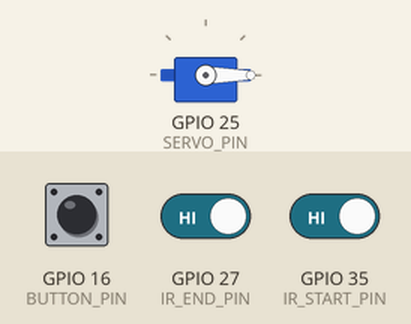
Simulated run of this sketch. Board: ESP32. On the bench: servo. Inputs (shaded band) come from the test bench; at power-on: GPIO 16 (BUTTON_PIN) HIGH, GPIO 35 (IR_START_PIN) HIGH, GPIO 27 (IR_END_PIN) HIGH. What the sketch prints to the serial monitor is not drawn.

Above: at 1.2 s.
1.3 s: GPIO 16 (BUTTON_PIN) pulled LOW for 0.15 s
2.9 s: GPIO 35 (IR_START_PIN) driven LOW
4.4 s: GPIO 27 (IR_END_PIN) driven LOW
At 4.8 s:
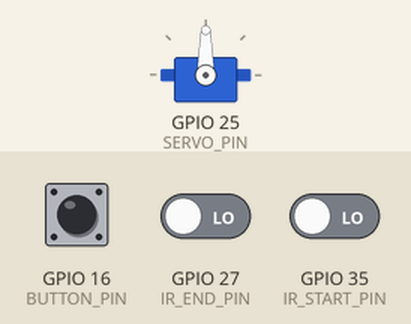
5.9 s: GPIO 16 (BUTTON_PIN) pulled LOW for 3.2 s
At 7.2 s:
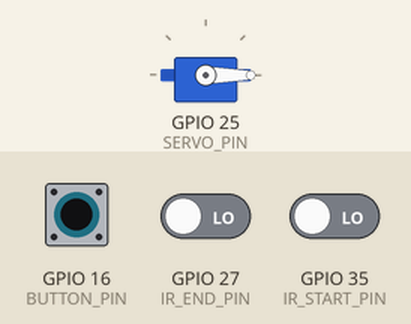
Timing chart, 0 to 10.7 s (numbered marks = the images above; inputs shaded):
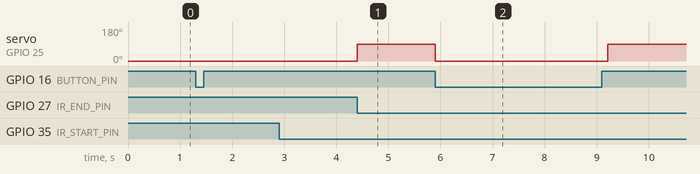

Measured:
- after the input at 1.3 s, every drawn part: stays the same
- after the input at 2.9 s, every drawn part: stays the same
- after the input at 4.4 s, servo on GPIO 25 (SERVO_PIN): 0° → 90° at once
- after the input at 5.9 s, servo on GPIO 25 (SERVO_PIN): 90° → 0° at once, → 90° 3.3 s later

The sketch:

pro2.ino
```cpp
#include <ESP32Servo.h>

#define IR_START_PIN 35  // IR Sensor จุดเริ่มต้น
#define IR_END_PIN 27    // IR Sensor จุดปลาย
#define SERVO_PIN 25     // ขาเชื่อมต่อ Servo
#define BUTTON_PIN 16    // ปุ่มกดรีเซ็ต Servo


Servo myservo;
bool timing = false;      // สถานะการจับเวลา
bool finished = false;    // จบรอบแล้วหรือยัง
unsigned long startTime;  // เวลาที่เริ่มนับ
unsigned long endTime;    // เวลาที่สิ้นสุด

void setup() {
    Serial.begin(115200);
    pinMode(IR_START_PIN, INPUT);
    pinMode(IR_END_PIN, INPUT);
    pinMode(BUTTON_PIN, INPUT_PULLUP);

    myservo.attach(SERVO_PIN);
    myservo.write(0);  // เริ่มต้นที่ 0 องศา
}

void loop() {
    int startSensor = digitalRead(IR_START_PIN);
    int endSensor = digitalRead(IR_END_PIN);
    int buttonState = digitalRead(BUTTON_PIN);

    // เริ่มจับเวลา (เฉพาะเมื่อยังไม่ได้เริ่มมาก่อน)
    if (startSensor == LOW && !timing && !finished) {
        startTime = millis();
        timing = true;
        Serial.println("🚀 เริ่มจับเวลา!");
    }

    // หยุดจับเวลาและสับ Servo ลง (เฉพาะเมื่อจับเวลาอยู่)
    if (endSensor == LOW && timing) {
        endTime = millis();
        unsigned long totalTime = endTime - startTime;
        Serial.print("🏁 allTime: ");
        Serial.print(totalTime / 1000.0);
        Serial.println("sec");

        myservo.write(90);  // สับไม้กั้นลง
        timing = false;  // หยุดจับเวลา
        finished = true; // เซ็ตว่ารอบนี้เสร็จแล้ว
    }

    // กดปุ่ม → รีเซ็ตระบบเพื่อเริ่มรอบใหม่
    if (buttonState == LOW) {
        Serial.println("🔄 reset!");
        myservo.write(0);
        finished = false; // พร้อมเริ่มรอบใหม่
        delay(300);  // ป้องกันการกดซ้ำเร็วเกินไป
    }
}
```
